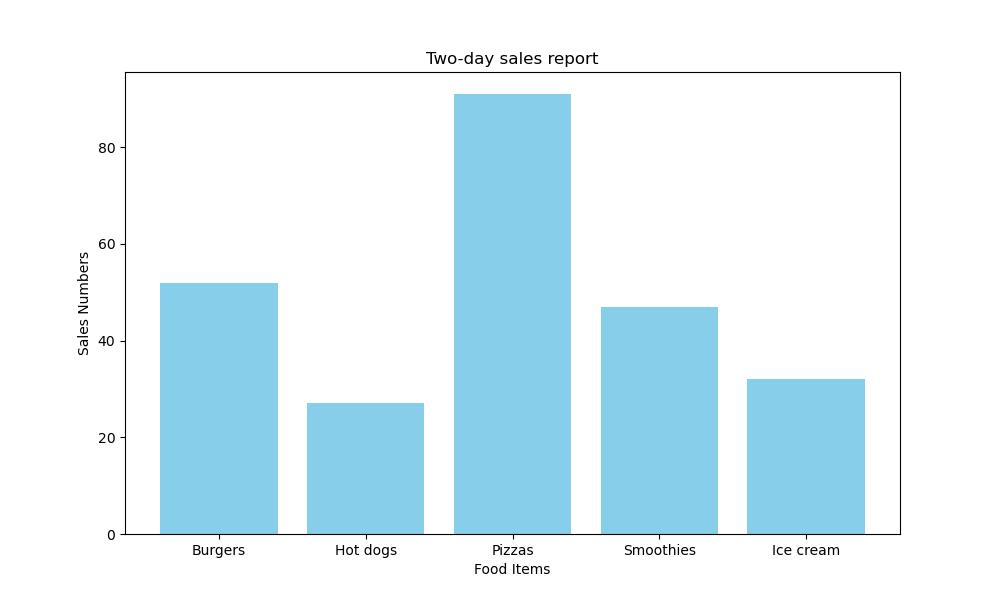

The script that saved this image:
import matplotlib.pyplot as plt

# Data
food_items = ['Burgers', 'Hot dogs', 'Pizzas', 'Smoothies', 'Ice cream']
sales_numbers = [52, 27, 91, 47, 32]

# Creating the bar plot
plt.figure(figsize=(10, 6))
plt.bar(food_items, sales_numbers, color='skyblue')

# Adding title and labels
plt.title('Two-day sales report')
plt.xlabel('Food Items')
plt.ylabel('Sales Numbers')

# Save as image
plt.savefig('sales_report.jpg')

# Displaying the plot
plt.xticks(rotation=45)
plt.tight_layout()
plt.show()


